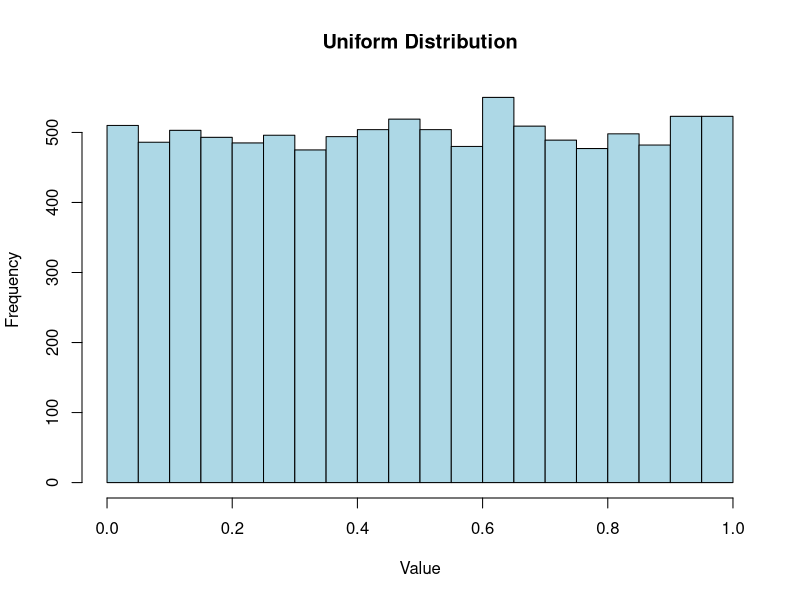
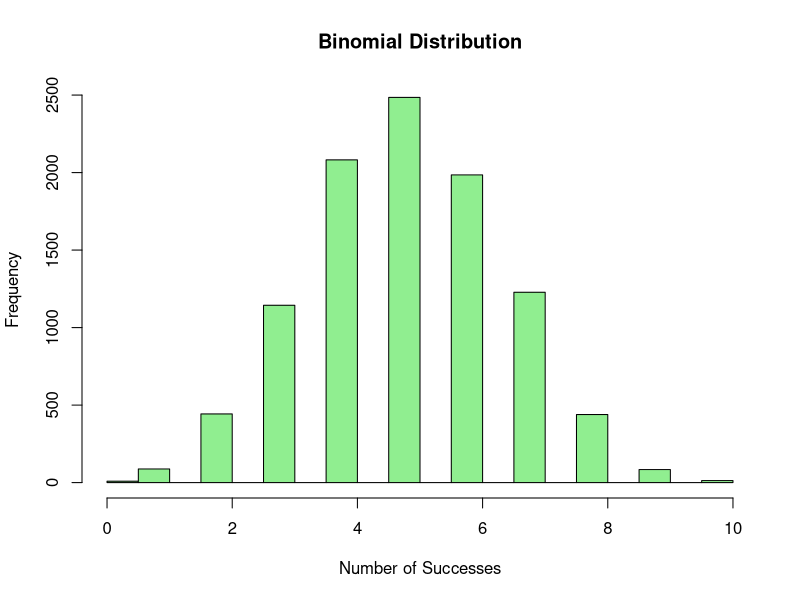
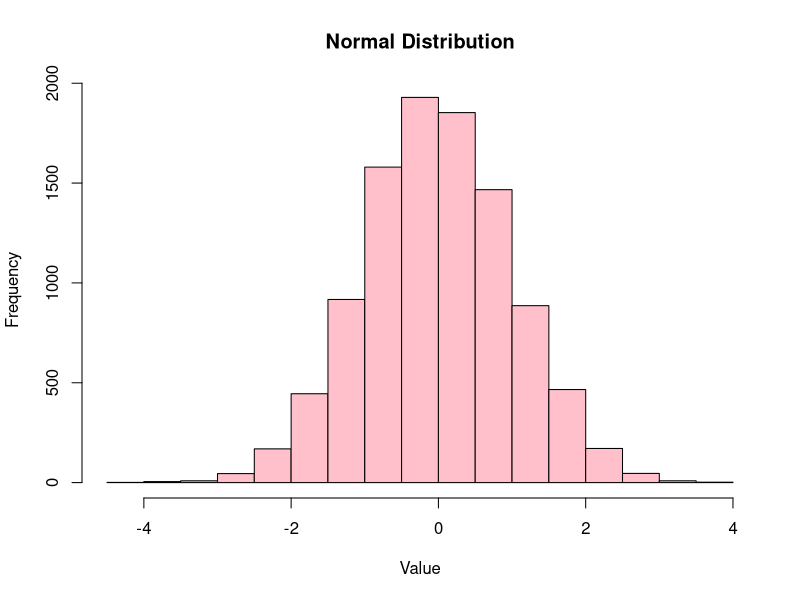
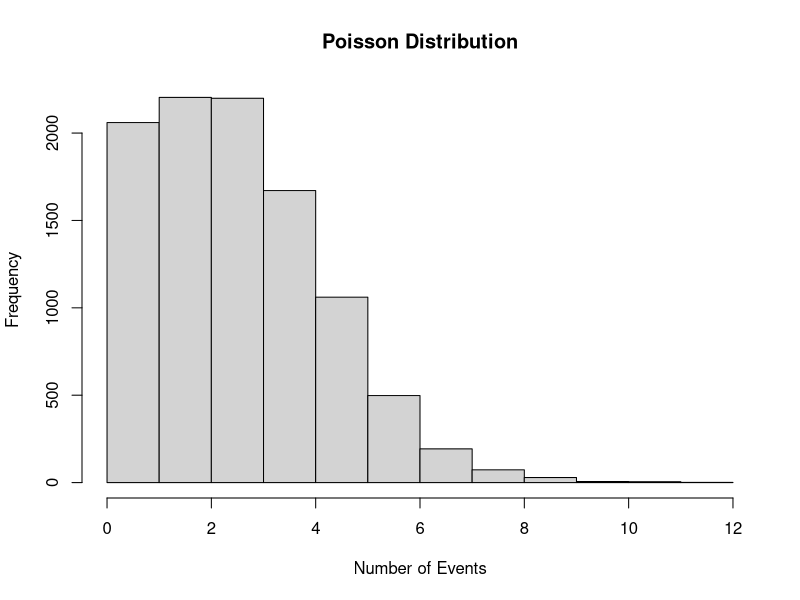
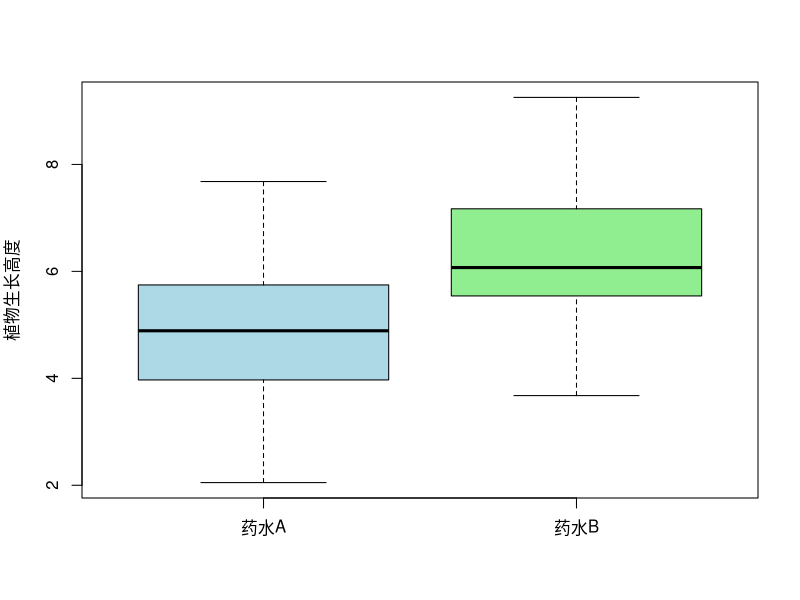
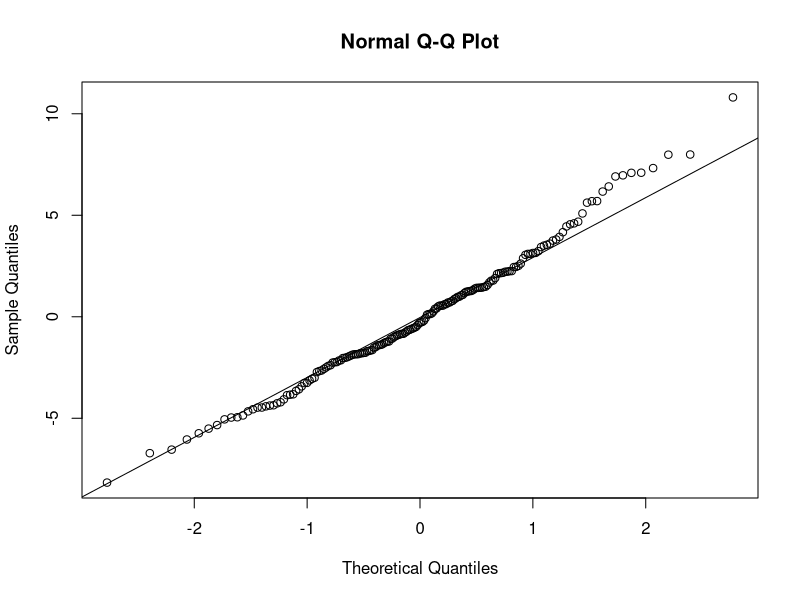
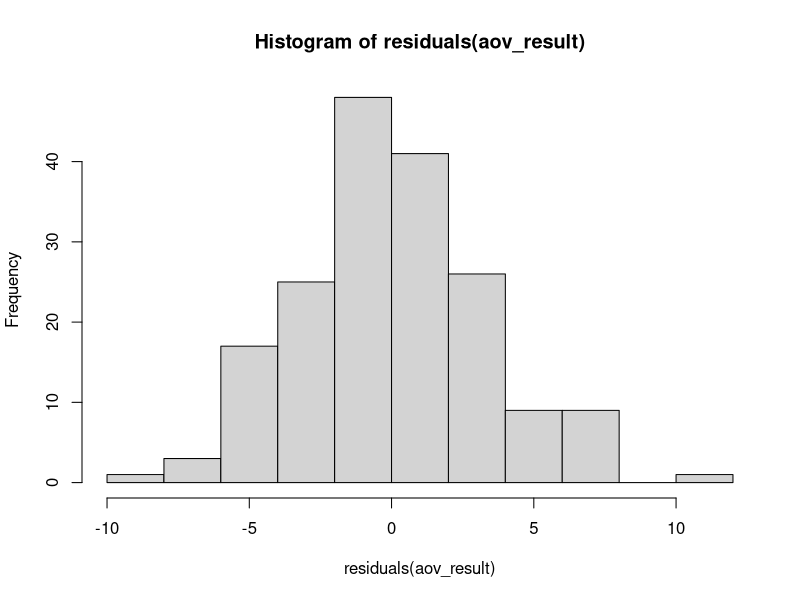
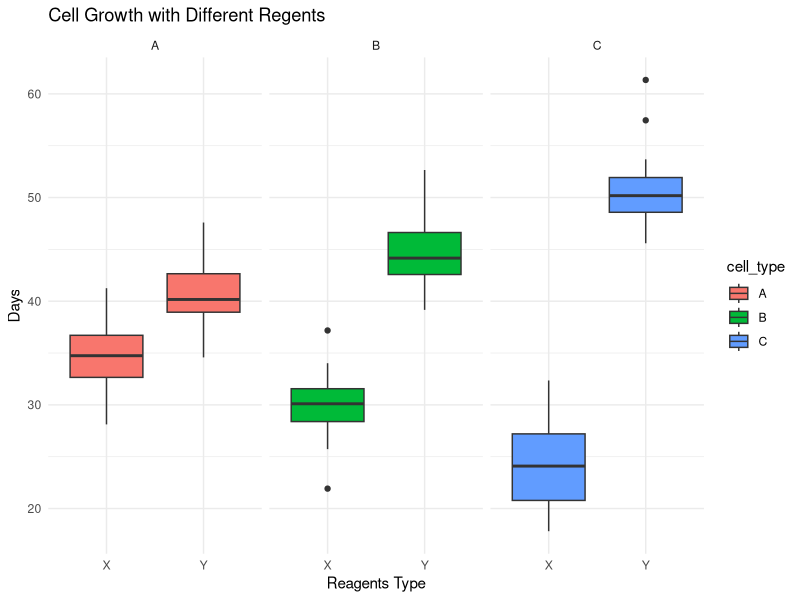

These figures' R source, in order:
## ---- chunk 1
# 均匀分布
x <- runif(10000, min=0, max=1)  # 生成10000个在0到1之间的均匀分布随机数
hist(x, main="Uniform Distribution", col="lightblue", xlab="Value", ylab="Frequency")

## ---- chunk 2
# 二项分布
x <- rbinom(10000, size=10, prob=0.5)  # 进行10000次实验，每次实验10次抛硬币，硬币正面朝上的概率为0.5
hist(x, main="Binomial Distribution", col="lightgreen", xlab="Number of Successes", ylab="Frequency")
## ---- chunk 3
# 正态分布
x <- rnorm(10000, mean=0, sd=1)  # 生成10000个均值为0，标准差为1的正态分布随机数
hist(x, main="Normal Distribution", col="pink", xlab="Value", ylab="Frequency")

## ---- chunk 4
# 泊松分布
x <- rpois(10000, lambda=3)  # 生成10000个λ(事件发生率)为3的泊松分布随机数
hist(x, main="Poisson Distribution", col="lightgrey", xlab="Number of Events", ylab="Frequency")

## ---- chunk 5
# 随机生成示例数据
set.seed(123)  # 为了结果可重现
growth_A <- rnorm(30, mean=5, sd=1.5)  # 药水A的效果
growth_B <- rnorm(30, mean=6, sd=1.5)  # 药水B的效果
## ---- chunk 6
# 描述性统计
summary(growth_A)
summary(growth_B)

# 绘制盒形图
boxplot(growth_A, growth_B, names=c("药水A", "药水B"),
        ylab="植物生长高度", col=c("lightblue", "lightgreen"))

## ---- chunk 7
# 独立样本T检验
t.test(growth_A, growth_B)
## ---- chunk 8
# 假设的数据
set.seed(123) # 确保结果的可重复性
cell_growth <- data.frame(
  cell_type = factor(rep(c("A", "B", "C"), each = 60)),
  reagents_type = factor(rep(c("X", "Y"), each = 30)),
  days = c(rnorm(30, mean = 35, sd = 3.5), 
             rnorm(30, mean = 40, sd = 3.5), 
             rnorm(30, mean = 30, sd = 3.5), 
             rnorm(30, mean = 45, sd = 3.5), 
             rnorm(30, mean = 25, sd = 3.5), 
             rnorm(30, mean = 50, sd = 3.5))
)
head(cell_growth)
## ---- chunk 9
# ANOVA
aov_result <- aov(days ~ cell_type * reagents_type, data = cell_growth)
summary(aov_result)
## ---- chunk 10
qqnorm(residuals(aov_result))
qqline(residuals(aov_result))
## ---- chunk 11
hist(residuals(aov_result))
## ---- chunk 12
shapiro_res_test <- shapiro.test(residuals(aov_result))
shapiro_res_test
## ---- chunk 13
# TukeyHSD进行多重比较
TukeyHSD(aov_result)
## ---- chunk 14
# 使用ggplot2绘图
library(ggplot2)
ggplot(cell_growth, aes(x = reagents_type, y = days, fill = cell_type)) +
  geom_boxplot() +
  facet_wrap(~ cell_type) +
  theme_minimal() +
  labs(title = "Cell Growth with Different Regents", x = "Reagents Type", y = "Days")
## ---- chunk 15
# 安装和加载所需的包
if (!require("dplyr")) install.packages("dplyr")
if (!require("ggplot2")) install.packages("ggplot2")
if (!require("car")) install.packages("car")
library(dplyr)
library(ggplot2)
library(car)

# 假设的数据集
set.seed(123)
data <- expand.grid(Light = c("Low", "Medium", "High"),
                    Soil = c("Regular", "Nutrient-rich"))
data$Growth <- rnorm(6, mean = c(5, 7, 9, 6, 8, 10), sd = 1.5)
## ---- chunk 16
# 查看数据结构
str(data)
## ---- chunk 17
# 数据可视化
ggplot(data, aes(x = Light, y = Growth, fill = Soil)) +
  geom_bar(stat = "identity", position = position_dodge()) +
  theme_minimal() +
  labs(title = "Plant Growth under Different Light Conditions and Soil Types",
       x = "Light Condition",
       y = "Growth Height (cm)")
## ---- chunk 18
# 进行多因素ANOVA
anova_result <- aov(Growth ~ Light * Soil, data = data)
summary(anova_result)
## ---- chunk 19
# 检查交互作用
interaction.plot(data$Light, data$Soil, data$Growth,
                 type="b", col=c("red", "blue"),
                 pch=c(18, 24), xlab="Light Condition", ylab="Growth Height (cm)")
## ---- chunk 20
set.seed(2023) # 为了确保结果的可重复性

# 假设营养素浓度范围从0到10，我们有100个样本点
nutrient_concentration <- runif(100, min = 0, max = 10)

# 假设生长速率和营养素浓度有线性关系，但也加入一些随机噪声
# 例如：growth_rate = 2 * nutrient_concentration + error
growth_rate <- 2 * nutrient_concentration + rnorm(100, mean = 0, sd = 2)

# 创建数据框
experiment_data <- data.frame(
  nutrient_concentration = nutrient_concentration,
  growth_rate = growth_rate
)

head(experiment_data,n=2) # 显示数据框

## ---- chunk 21
model <- lm(growth_rate ~ nutrient_concentration, data = experiment_data)
## ---- chunk 22
summary(model)
## ---- chunk 23
ggplot(experiment_data, aes(x = nutrient_concentration, y = growth_rate)) +
  geom_point() +                                # 绘制散点
  geom_smooth(method = "lm", se = FALSE) +      # 绘制线性回归线，不包括置信区间
  labs(x = "营养素浓度", y = "细胞生长速率", title = "营养素浓度与细胞生长速率的关系") +
  theme_minimal()
